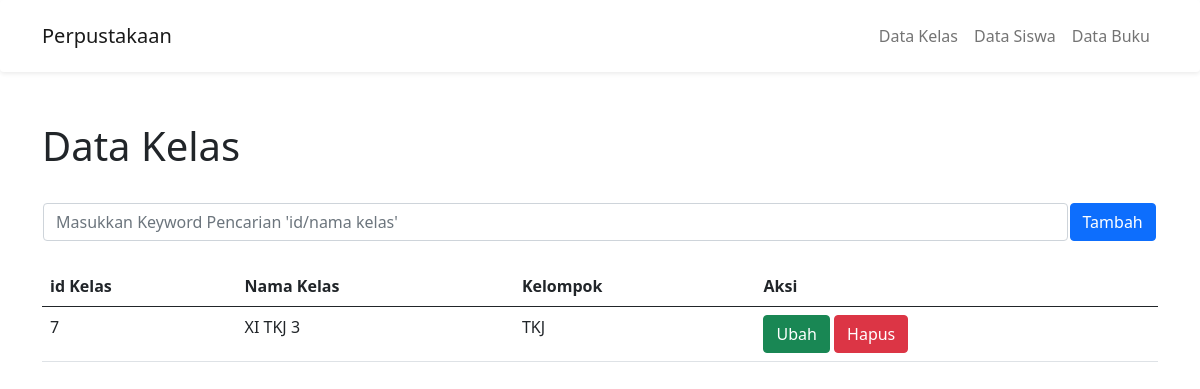
Page /admin/tampil_kelas.php on the committed database.
### tables this page shows
CREATE TABLE `kelas` (
  `id_kelas` int(11) NOT NULL,
  `nama_kelas` varchar(20) NOT NULL,
  `kelompok` varchar(20) NOT NULL
);

### admin/tampil_kelas.php (the view, shortened to what this page needs)
<!DOCTYPE html>
<html lang="en">
<head>
    <link href="https://cdn.jsdelivr.net/npm/bootstrap@5.0.1/dist/css/bootstrap.min.css" rel="stylesheet">
</head>
<body>
     <?php include "navbar.php"; ?>
    <div class = "container" style="margin-top : 50px">
        <h1>Data Kelas</h1>
        <br>
        <table>
            <thead>
                <tr>
                    <th style="width : 90%">
                        <form action="tampil_kelas.php" method ="POST">
                        <input type="text" name="cari" class="form-control" placeholder="Masukkan Keyword Pencarian 'id/nama kelas'">
                    </th>
                    <th style="width : 5%">
                        <a type="button" class="btn btn-primary" href="tambah_kelas.php">Tambah</a>
                    </th>
                </tr>
            </thead>
                <?php
                include "koneksi.php";
                if (isset($_POST["cari"])) {
                    $cari=$_POST["cari"];
                    $qry_kelas=mysqli_query($koneksi,"select * from kelas where id_kelas='$cari'or nama_kelas like'%$cari%'");
                }else {
                    $qry_kelas=mysqli_query($koneksi,"select * from kelas");
                }
                ?>
            </table>
        <br>
        <table class="table">
                <thead>
                    <tr>
                        <th scope="col">id Kelas</th>
                        <th scope="col">Nama Kelas</th>
                        <th scope="col">Kelompok </th>
                        <th scope="col">Aksi </th>
                    </tr>
                </thead>
                <tbody>
                    <?php
                        while($data_kelas=mysqli_fetch_array($qry_kelas)){?>
                            <div>
                            <tr>
                                <td><?php echo $data_kelas["id_kelas"];?></td>
                                <td><?php echo $data_kelas["nama_kelas"];?></td>
                                <td><?php echo $data_kelas["kelompok"];?></td>
                                <td>
                                <a href="ubah_kelas.php?id_kelas=<?php echo $data_kelas['id_kelas']?>" class="btn btn-success">Ubah</a>
                                <a href="hapus_kelas.php?id_kelas=<?php echo $data_kelas['id_kelas']?>" onclick="return confirm('Apakah anda yakin menghapus data ini?')" class="btn btn-danger">Hapus</a>
                                </td>
                            </tr>
                            </div>
                        <?php
                        }
                    ?>
                </tbody>
        </table>
    </div>
</body>
</html>

### rows in the picture
kelas: id_kelas "7", nama_kelas "XI TKJ 3", kelompok "TKJ"
